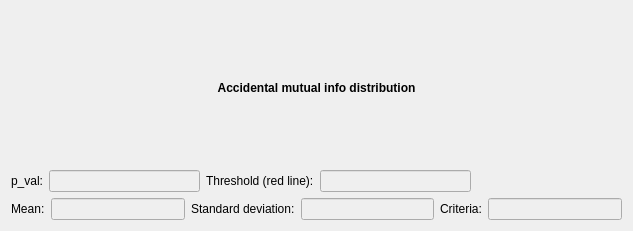
<?xml version="1.0" encoding="UTF-8"?>
<ui version="4.0">
 <class>AccidentalMutualInfoResultsView</class>
 <widget class="QWidget" name="AccidentalMutualInfoResultsView">
  <property name="geometry">
   <rect>
    <x>0</x>
    <y>0</y>
    <width>633</width>
    <height>231</height>
   </rect>
  </property>
  <property name="windowTitle">
   <string>Form</string>
  </property>
  <layout class="QGridLayout" name="gridLayout">
   <item row="0" column="0">
    <layout class="QVBoxLayout" name="verticalLayout">
     <item>
      <layout class="QHBoxLayout" name="horizontalLayout_2">
       <item>
        <widget class="QLabel" name="label_2">
         <property name="font">
          <font>
           <weight>75</weight>
           <bold>true</bold>
          </font>
         </property>
         <property name="text">
          <string>Accidental mutual info distribution</string>
         </property>
         <property name="alignment">
          <set>Qt::AlignCenter</set>
         </property>
        </widget>
       </item>
      </layout>
     </item>
     <item>
      <layout class="QVBoxLayout" name="verticalLayout_5">
       <item>
        <layout class="QHBoxLayout" name="horizontalLayout_5">
         <item>
          <widget class="QLabel" name="label_5">
           <property name="text">
            <string>p_val:</string>
           </property>
          </widget>
         </item>
         <item>
          <widget class="QLineEdit" name="p_val_lineEdit">
           <property name="enabled">
            <bool>false</bool>
           </property>
          </widget>
         </item>
         <item>
          <widget class="QLabel" name="label_6">
           <property name="text">
            <string>Threshold (red line):</string>
           </property>
          </widget>
         </item>
         <item>
          <widget class="QLineEdit" name="ami_threshold_lineEdit">
           <property name="enabled">
            <bool>false</bool>
           </property>
          </widget>
         </item>
         <item>
          <spacer name="horizontalSpacer">
           <property name="orientation">
            <enum>Qt::Horizontal</enum>
           </property>
           <property name="sizeHint" stdset="0">
            <size>
             <width>40</width>
             <height>20</height>
            </size>
           </property>
          </spacer>
         </item>
        </layout>
       </item>
      </layout>
     </item>
     <item>
      <layout class="QVBoxLayout" name="verticalLayout_2">
       <item>
        <layout class="QHBoxLayout" name="horizontalLayout">
         <item>
          <widget class="QLabel" name="label">
           <property name="text">
            <string>Mean:</string>
           </property>
          </widget>
         </item>
         <item>
          <widget class="QLineEdit" name="mean_lineEdit">
           <property name="enabled">
            <bool>false</bool>
           </property>
          </widget>
         </item>
         <item>
          <widget class="QLabel" name="label_3">
           <property name="text">
            <string>Standard deviation:</string>
           </property>
          </widget>
         </item>
         <item>
          <widget class="QLineEdit" name="std_lineEdit">
           <property name="enabled">
            <bool>false</bool>
           </property>
          </widget>
         </item>
         <item>
          <widget class="QLabel" name="label_4">
           <property name="text">
            <string>Criteria:</string>
           </property>
          </widget>
         </item>
         <item>
          <widget class="QLineEdit" name="criteria_lineEdit">
           <property name="enabled">
            <bool>false</bool>
           </property>
           <property name="toolTip">
            <string>This will be use as a threshold for Z values.</string>
           </property>
          </widget>
         </item>
        </layout>
       </item>
      </layout>
     </item>
     <item>
      <layout class="QVBoxLayout" name="result_layout"/>
     </item>
    </layout>
   </item>
  </layout>
 </widget>
 <resources/>
 <connections/>
 <slots>
  <slot>on_choose_button()</slot>
  <slot>on_show_button()</slot>
  <slot>on_next_button()</slot>
  <slot>on_prev_button()</slot>
  <slot>on_event_index_changed()</slot>
  <slot>on_prev_button_epoch()</slot>
  <slot>on_next_button_epoch()</slot>
  <slot>on_epoch_index_changed()</slot>
 </slots>
</ui>
